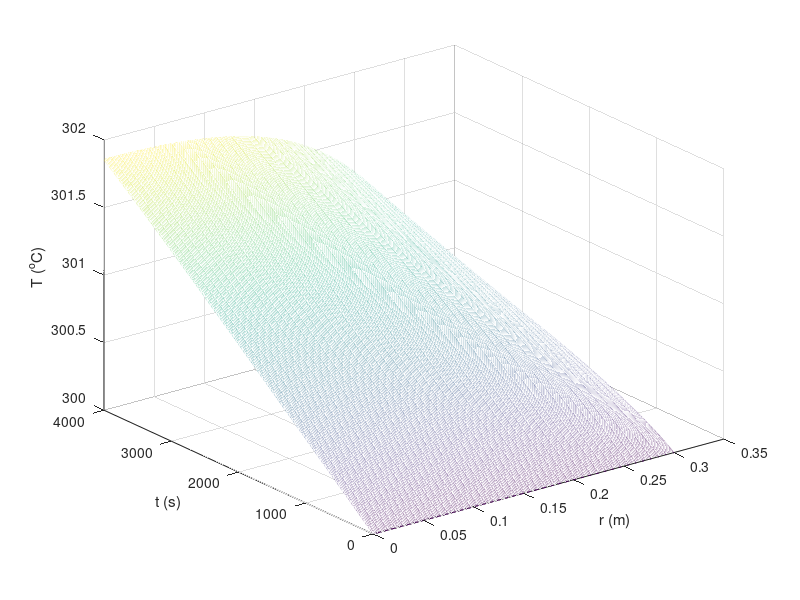

Recreate this plot in MATLAB.
clc;clear;close all

Ti = 300; % initial temperature
p = 960; Cp = 2200; R = 0.3; h = 75; qdot = 1000; Tinf = 300;
k = 5;

ndx = 40; nx = ndx+1;
dr = R/ndx;
r = 0:dr:R;

ndt=1200; Lt = 4000;
nt=ndt+1;
dt=Lt/ndt;
t=0:dt:Lt;

T = zeros(nt,nx);
T(1,:) = Ti;
T(:,1) = Ti;
T(:,nx)= Ti;

alfa = k/p/Cp;
beta = alfa*dt/dr^2;

for m=1:nt-1
    for i = 2:nx-1
        T(m+1,i) = beta/r(i)*r(i+1)*T(m,i+1)+(1-beta/r(i)*(r(i+1)+r(i)))*T(m,i)+beta*T(m,i-1)+qdot*dt/p/Cp;
    end
    T(m+1,1)  = T(m+1,2);
    T(m+1,nx) = (T(m+1,nx-1) + h*dr*Tinf/k)/(1+h*dr/k); 
end
mesh(r,t,T)
xlabel('r (m)')
ylabel('t (s)')
zlabel('T (^oC)')
